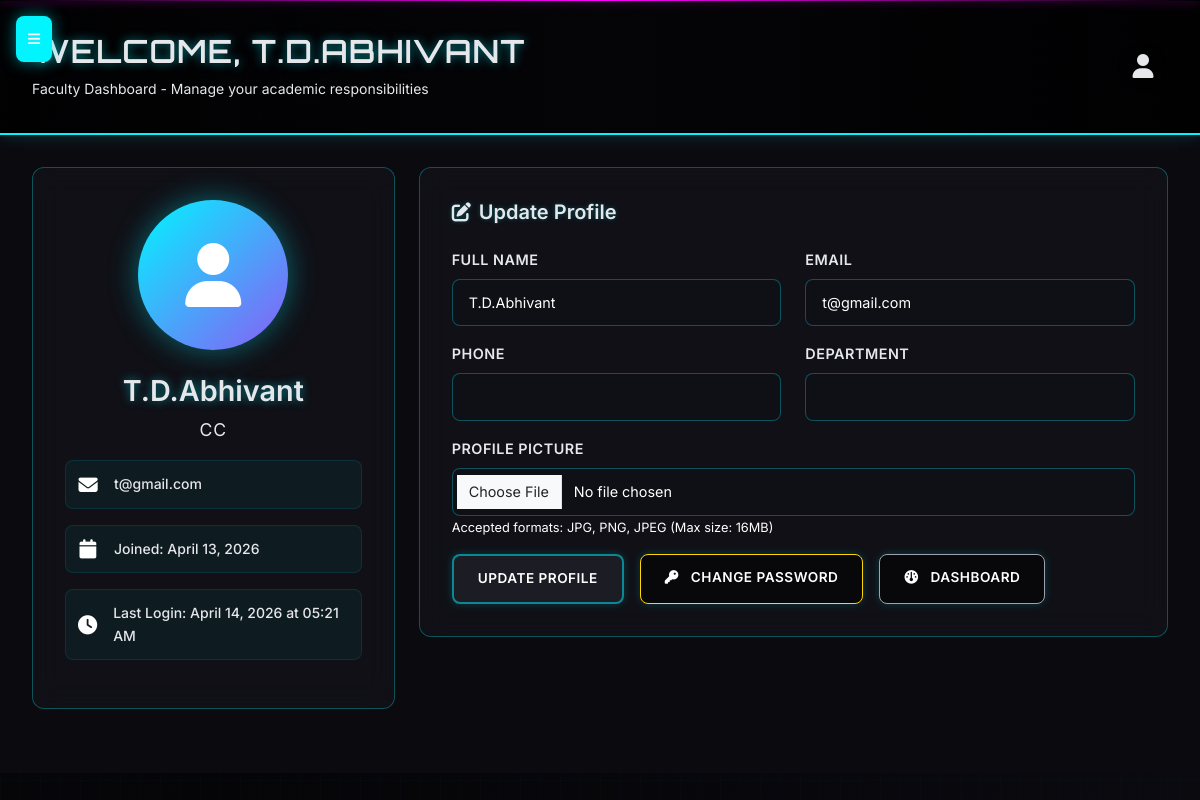
Screenshot of /profile (signed in) with the database file from the repository.
### models.py (models this page shows, shortened)
class User(UserMixin, db.Model):
    id = db.Column(db.Integer, primary_key=True)
    username = db.Column(db.String(150), unique=True, nullable=False)
    password_hash = db.Column(db.String(256))
    role = db.Column(db.String(20), nullable=False)  # hod, cc, faculty, student
    email = db.Column(db.String(120), unique=True)
    phone = db.Column(db.String(15))
    full_name = db.Column(db.String(200))
    department = db.Column(db.String(100))
    profile_picture = db.Column(db.String(200))
    date_joined = db.Column(db.DateTime, default=datetime.utcnow)
    last_login = db.Column(db.DateTime)
    is_active = db.Column(db.Boolean, default=True)
    roll_number = db.Column(db.String(20))  # For students
    section = db.Column(db.String(10))     # For students

### app.py (the view, shortened to what this page needs)
@app.route('/profile', methods=['GET', 'POST'])
@login_required
def profile():
    form = ProfileForm()
    form.full_name.data = current_user.full_name
    form.email.data = current_user.email
    form.phone.data = current_user.phone
    form.department.data = current_user.department
    return render_template('profile.html', form=form)

### forms.py
class ProfileForm(FlaskForm):
    full_name = StringField('Full Name', validators=[
        DataRequired(),
        Length(min=2, max=200),
        Regexp(r'^[A-Za-z\s\-\'\.]+$', message='Name can only contain letters, spaces, hyphens, apostrophes, and periods')
    ])
    email = EmailField('Email', validators=[DataRequired(), Email()])
    phone = StringField('Phone', validators=[
        Optional(),
        Length(max=15),
        Regexp(r'^[\d\s\-\+\(\)]+$', message='Phone number can only contain digits, spaces, hyphens, plus, and parentheses')
    ])
    department = StringField('Department', validators=[Optional(), Length(max=100)])
    profile_picture = FileField('Profile Picture', validators=[FileAllowed(['jpg', 'png', 'jpeg'], 'Images only!')])
    submit = SubmitField('Update Profile')

### app.py (called while the page is built)
@login_manager.user_loader
def load_user(user_id):
    return User.query.get(int(user_id))

### templates/profile.html (shortened to what this page needs)
{% extends "faculty_base.html" %}
{% block content %}
<div class="row">
    <div class="col-md-4">
        <div class="profile-card">
            {% if current_user.profile_picture %}
                <img src="{{ url_for('static', filename=current_user.profile_picture) }}"
                     alt="Profile Picture" class="profile-avatar" style="object-fit: cover;"
                     onerror="this.style.display='none'; this.nextElementSibling.style.display='flex';">
                <div class="profile-avatar" style="display:none;">
                    <i class="fas fa-user"></i>
                </div>
            {% else %}
                <div class="profile-avatar">
                    <i class="fas fa-user"></i>
                </div>
            {% endif %}
            <h4 class="profile-name">{{ current_user.full_name or current_user.username }}</h4>
            <p class="profile-role">{{ current_user.role.title() }}</p>
            {% if current_user.email %}
                <div class="profile-info-item">
                    <i class="fas fa-envelope"></i>
                    <span>{{ current_user.email }}</span>
                </div>
            {% endif %}
            <div class="profile-info-item">
                <i class="fas fa-calendar"></i>
                <span>Joined: {{ current_user.date_joined.strftime('%B %d, %Y') if current_user.date_joined else 'N/A' }}</span>
            </div>
            {% if current_user.last_login %}
                <div class="profile-info-item">
                    <i class="fas fa-clock"></i>
                    <span>Last Login: {{ current_user.last_login.strftime('%B %d, %Y at %I:%M %p') }}</span>
                </div>
            {% endif %}
        </div>
    </div>
    <div class="col-md-8">
        <div class="form-section">
            <h5><i class="fas fa-edit"></i> Update Profile</h5>
            <form method="POST" enctype="multipart/form-data">
                <div class="row">
                    <div class="col-md-6">
                        <div class="mb-3">
                            {{ form.full_name.label(class="form-label") }}
                            {{ form.full_name(class="form-control") }}
                        </div>
                    </div>
                    <div class="col-md-6">
                        <div class="mb-3">
                            {{ form.email.label(class="form-label") }}
                            {{ form.email(class="form-control") }}
                        </div>
                    </div>
                </div>
                <div class="row">
                    <div class="col-md-6">
                        <div class="mb-3">
                            {{ form.phone.label(class="form-label") }}
                            {{ form.phone(class="form-control") }}
                        </div>
                    </div>
                    <div class="col-md-6">
                        <div class="mb-3">
                            {{ form.department.label(class="form-label") }}
                            {{ form.department(class="form-control") }}
                        </div>
                    </div>
                </div>
                <div class="mb-3">
                    {{ form.profile_picture.label(class="form-label") }}
                    {{ form.profile_picture(class="form-control") }}
                    <small class="form-text">Accepted formats: JPG, PNG, JPEG (Max size: 16MB)</small>
                </div>
                <div class="d-flex gap-3 flex-wrap">
                    {{ form.submit(class="btn-cyber") }}
                    <a href="{{ url_for('change_password') }}" class="btn-cyber btn-warning-cyber">
                        <i class="fas fa-key me-2"></i> Change Password
                    </a>
                    {% if current_user.role == 'hod' %}
                        <a href="{{ url_for('hod_dashboard') }}" class="btn-cyber btn-secondary-cyber">
                            <i class="fas fa-dashboard me-2"></i> Dashboard
                        </a>
                    {% elif current_user.role == 'faculty' %}
                        <a href="{{ url_for('faculty_dashboard') }}" class="btn-cyber btn-secondary-cyber">
                            <i class="fas fa-dashboard me-2"></i> Dashboard
                        </a>
                    {% elif current_user.role == 'student' %}
                        <a href="{{ url_for('student_dashboard') }}" class="btn-cyber btn-secondary-cyber">
                            <i class="fas fa-dashboard me-2"></i> Dashboard
                        </a>
                    {% elif current_user.role == 'cc' %}
                        <a href="{{ url_for('cc_dashboard') }}" class="btn-cyber btn-secondary-cyber">
                            <i class="fas fa-dashboard me-2"></i> Dashboard
                        </a>
                    {% endif %}
                </div>
            </form>
        </div>
    </div>
</div>
{% endblock %}

### templates/faculty_base.html (shortened to what this page needs)
<!DOCTYPE html>
<html lang="en">
<head>
    <link href="https://cdnjs.cloudflare.com/ajax/libs/font-awesome/6.4.0/css/all.min.css" rel="stylesheet">
    <link href="https://cdn.jsdelivr.net/npm/bootstrap@5.3.0/dist/css/bootstrap.min.css" rel="stylesheet">
</head>
<body>
    <button class="mobile-menu-toggle" onclick="toggleSidebar()">
        <i class="fas fa-bars"></i>
    </button>
    <div class="dashboard-layout">
        <main class="main-content">
            <div class="top-header">
                <div class="d-flex align-items-center justify-content-between">
                    <div>
                        <h1>Welcome, {{ current_user.full_name or current_user.username }}</h1>
                        <p>Faculty Dashboard - Manage your academic responsibilities</p>
                    </div>
                    <div class="profile-section">
                        <div class="profile-icon">
                            <i class="fas fa-user"></i>
                        </div>
                    </div>
                </div>
            </div>
            <div class="content-area">
                {% block content %}{% endblock %}
            </div>
        </main>
    </div>
</body>
</html>

### templates/profile.html (style rules this page uses)
.profile-card { background: rgba(18, 18, 24, 0.8); backdrop-filter: blur(15px); border: 1px solid rgba(0, 240, 255, 0.3); border-radius: var(--border-radius); padding: 2rem; transition: all 0.3s ease; position: relative; overflow: hidden; margin-bottom: 2rem; }
.profile-card::before { content: ''; position: absolute; top: 0; left: 0; right: 0; height: 4px; background: linear-gradient(90deg, var(--neon-cyan), var(--neon-magenta)); }
.profile-avatar { width: 150px; height: 150px; border-radius: 50%; background: linear-gradient(135deg, var(--neon-cyan), var(--neon-purple)); display: flex; align-items: center; justify-content: center; font-size: 4rem; color: #000000; margin: 0 auto 1.5rem; box-shadow: 0 0 30px rgba(0, 240, 255, 0.4); transition: all 0.3s ease; }
.profile-name { color: var(--neon-cyan); font-size: 1.8rem; font-weight: 700; text-align: center; margin-bottom: 0.5rem; text-shadow: 0 0 10px rgba(0, 240, 255, 0.5); }
.profile-role { color: var(--text-secondary); font-size: 1.1rem; text-align: center; margin-bottom: 1rem; text-transform: uppercase; letter-spacing: 1px; }
.profile-info-item { display: flex; align-items: center; margin-bottom: 1rem; padding: 0.75rem; background: rgba(0, 240, 255, 0.05); border-radius: 8px; border: 1px solid rgba(0, 240, 255, 0.1); transition: all 0.3s ease; }
.profile-info-item i { color: var(--neon-cyan); font-size: 1.2rem; margin-right: 1rem; width: 20px; text-align: center; }
.profile-info-item span { color: var(--text-primary); font-weight: 500; }
.form-section { background: rgba(18, 18, 24, 0.8); backdrop-filter: blur(15px); border: 1px solid rgba(0, 240, 255, 0.3); border-radius: var(--border-radius); padding: 2rem; position: relative; overflow: hidden; }
.form-section::before { content: ''; position: absolute; top: 0; left: 0; right: 0; height: 4px; background: linear-gradient(90deg, var(--neon-purple), var(--neon-magenta)); }
.form-section h5 { color: var(--neon-cyan); font-weight: 700; margin-bottom: 1.5rem; display: flex; align-items: center; gap: 0.5rem; text-shadow: 0 0 5px rgba(0, 240, 255, 0.3); }
.form-section h5 i { color: var(--neon-cyan); font-size: 1.2rem; }
.form-label { color: var(--neon-cyan); font-weight: 600; text-transform: uppercase; font-size: 0.8rem; letter-spacing: 0.5px; margin-bottom: 0.5rem; }
.form-control { background: rgba(18, 18, 24, 0.6) !important; border: 1px solid rgba(0, 240, 255, 0.3) !important; border-radius: 8px !important; color: var(--text-primary) !important; padding: 0.75rem 1rem !important; transition: all 0.3s ease !important; font-size: 0.9rem !important; }
.form-control::placeholder { color: var(--text-muted) !important; opacity: 0.7 !important; }
.form-text { color: var(--text-muted) !important; font-size: 0.8rem !important; }
.btn-cyber { background: rgba(0, 0, 0, 0.5); border: 1px solid var(--neon-cyan); color: var(--neon-cyan); padding: 0.75rem 1.5rem; border-radius: 8px; text-decoration: none; font-weight: 600; text-align: center; transition: all 0.3s ease; box-shadow: 0 0 10px rgba(0, 240, 255, 0.2); position: relative; overflow: hidden; text-transform: uppercase; letter-spacing: 0.5px; font-size: 0.85rem; }
.btn-cyber::before { content: ''; position: absolute; top: 0; left: -100%; width: 100%; height: 100%; background: linear-gradient(90deg, transparent, rgba(0, 240, 255, 0.2), transparent); transition: 0.5s; }
.btn-secondary-cyber { background: rgba(0, 0, 0, 0.5); border: 1px solid var(--text-secondary); color: var(--text-secondary); }
.btn-warning-cyber { background: rgba(0, 0, 0, 0.5); border: 1px solid var(--warning); color: var(--warning); }
.profile-card, .form-section { animation: fadeInUp 0.6s ease-out; }
.profile-card:nth-child(1) { animation-delay: 0.1s; }

### rows the page displays
User: full_name "T.D.ABHIVANT", full_name "T.D.Abhivant", role "CC", email "t@gmail.com", date_joined "April 13, 2026", last_login "April 14, 2026 at 05:21 AM"
